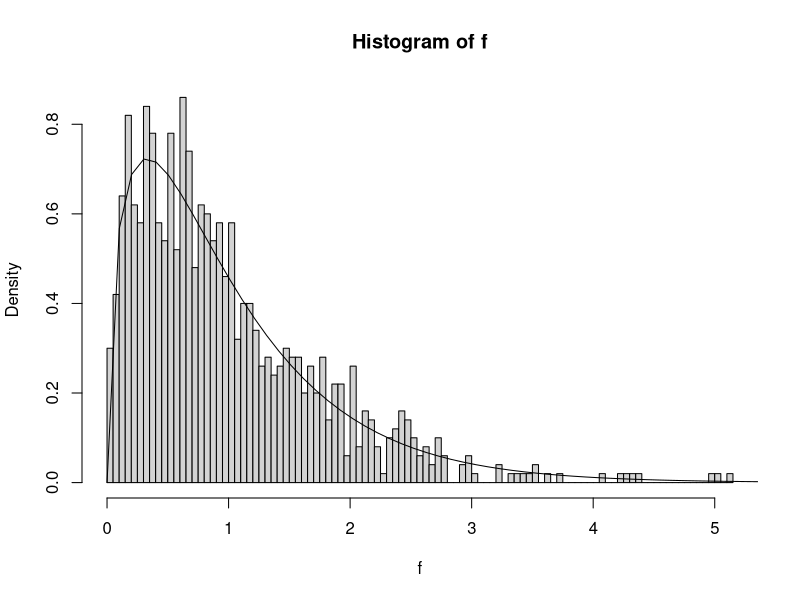

Write the R code that produced this figure.
# This program produces a simulation of samples and its F value is compared with the theoretical one to test the equality of the population means
# F distribution
pop = rnorm(20000, mean=0,sd=1)
n1 = 40; n2 = 30; n3=50; n4=35
k=4
ntot = n1+n2+n3+n4
alpha= 0.10
f = c()
for(i in 1:1000){
  sample1 = sample(pop,n1)
  xb1 = mean(sample1); v1 = var(sample1)
  sample2 = sample(pop,n2)
  xb2 = mean(sample2);v2 = var(sample2)
  sample3 = sample(pop,n3)
  xb3 = mean(sample3);v3 = var(sample3)
  sample4 = sample(pop,n4)
  xb4 = mean(sample4);v4 = var(sample4)
  xb = c(xb1,xb2,xb3,xb4)
  xbb = mean(c(sample1,sample2,sample3,sample4))
  denominator = ((n1-1)*v1+(n2-1)*v2+(n3-1)*v3+(n4-1)*v4)/(ntot-k)
  numerator = sum(c(n1,n2,n3,n4)*(xb-xbb)^2)/(k-1)
  f=append(f,numerator/denominator)
}
#Plot density function
hist(f,breaks=100,freq=FALSE)
xf=seq(0,10,len=100)
lines(xf,df(xf,df1=k-1,df2=ntot-k))
#Compute critical F value
f.sorted=sort(f)
cat("Critical F value for alpha = ", alpha)
cat("Simulation: ", f.sorted[round((1-alpha)*length(f))])
cat("Theoretical: ", qf(1-alpha,df1=k-1,df2=ntot-k))


